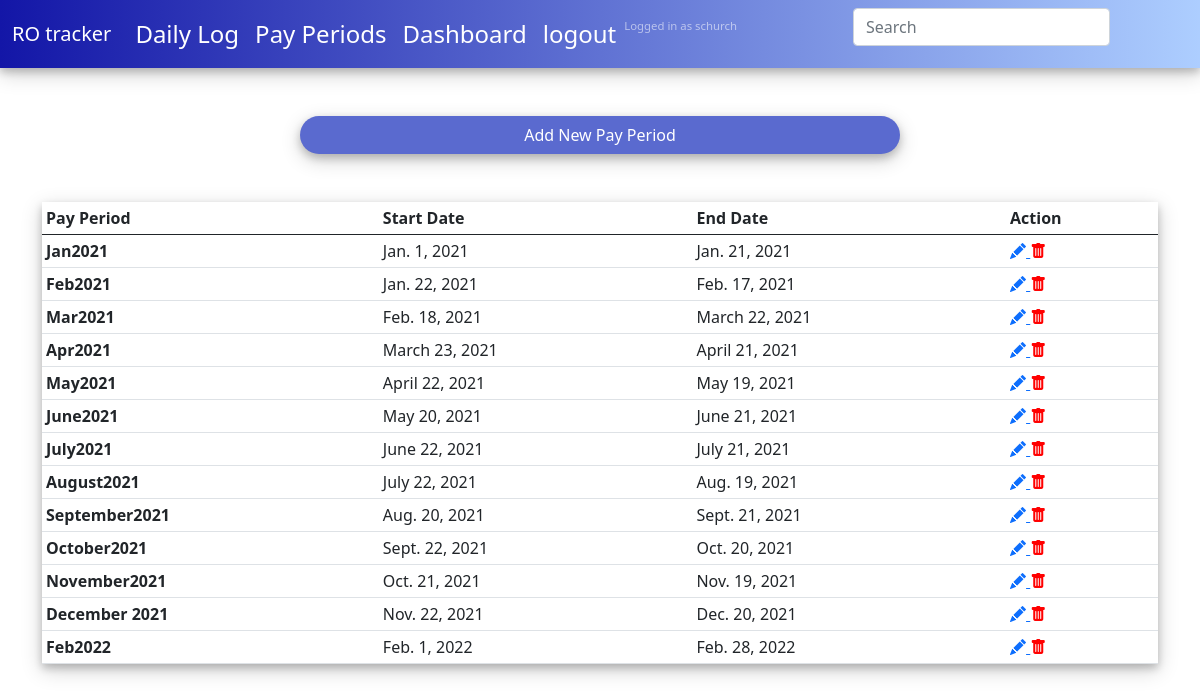
The app's page /payperiod/ (signed in) with its own data.
### RO_log/models.py (models this page shows, shortened)
class PayPeriod(models.Model):
    name = models.CharField(max_length=200,unique=True)
    user = models.ForeignKey(User,on_delete = models.CASCADE,null=True)
    start_date = models.DateField()
    end_date = models.DateField()

### RO_log/views.py (the view)
# urls.py: path('payperiod/',views.PayPeriodList.as_view(),name='payperiod-list'),
class PayPeriodList(LoginRequiredMixin,ListView):
    Model = PayPeriod
    queryset=PayPeriod.objects.all()
    context_object_name = 'payperiods'
    def get_context_data(self,**kwargs):
        context = super().get_context_data(**kwargs)
        context['payperiods']=context['payperiods'].filter(user=self.request.user)
        return context

### RO_log/templates/RO_log/payperiod_list.html
<!DOCTYPE html>
{% extends 'RO_log/Base.html'%}
{% block content %}
<div class="d-grid gap-2 col-6 mx-auto my-5">
  <a class="btn rounded-pill" href="{% url 'RO_log:payperiod-create' %}">Add New Pay Period</a>
</div>
<div class="container mx-auto my-5">
  <table class="table table-sm">
    <thead>
      <tr>
        <th scope="col">Pay Period</th>
        <th scope="col">Start Date</th>
        <th scope="col">End Date</th>
        <th scope="col">Action</th>
      </tr>
    </thead>
    <tbody>
      {% for payperiod in payperiods %}
      <tr>
        <th>{{payperiod.name}}</th>
        <td>{{payperiod.start_date}}</td>
        <td>{{payperiod.end_date}}</td>
        <td>
          <a href="{% url 'RO_log:payperiod-update' pk=payperiod.pk %}">
            <i class="bi-pencil-fill"></i>
          </a>
          <a href="{% url 'RO_log:payperiod-delete' pk=payperiod.pk %}">
            <i class="bi-trash-fill"style = color:red;></i>
          </a>
        </td>
      </tr>
      {% endfor %}
    </tbody>
  </table>
</div>
  {% endblock %}

### RO_log/templates/RO_log/Base.html (shortened to what this page needs)
<!DOCTYPE html>
{% load static %}
<html lang="en" dir="ltr">
  <head>
    <link href="https://cdn.jsdelivr.net/npm/bootstrap@5.0.0-beta1/dist/css/bootstrap.min.css" rel="stylesheet">
<link rel="stylesheet" href="https://cdn.jsdelivr.net/npm/bootstrap-icons@1.3.0/font/bootstrap-icons.css">
<link rel="stylesheet" href="{% static 'RO_log/main.css' %}">
  </head>
<body>
  {% block navblock %}
<div class="navigation">
    <nav class="navbar navbar-expand-lg navbar-dark fs-4">
      <div class="container-fluid">
        <a class="navbar-brand" href="#">RO tracker</a>
        <div class="collapse navbar-collapse" id="navbarNavAltMarkup">
          <div class="navbar-nav">
            <a class="nav-link active" href="{% url 'RO_log:archive_day' %}">Daily Log</a>
            <a class="nav-link active" href="{% url 'RO_log:payperiod-list' %}">Pay Periods</a>
            <a class="nav-link active" href="{% url 'RO_log:dashboard' %}">Dashboard</a>
            <a class="nav-link active" href="{% url 'RO_log:logout' %}">logout</a>
            <span class="navbar-text">
              <small>Logged in as {{request.user.username}}</small>
            </span>
            <form class="d-flex ms-3 h-50" action="{% url 'RO_log:report' %}" method="get">
              <input id='nav-search' class="form-control me-2" type="search" name="q"placeholder="Search" aria-label="Search">
            </form>
          </div>
        </div>
      </div>
    </nav>
</div>
{% endblock %}
{% block content %}
{% endblock %}
  </body>
</html>

### RO_log/static/RO_log/main.css (style rules this page uses)
.navigation { background-image: linear-gradient(to left, rgb(0 102 255 / 32%), rgb(19 22 167)); box-shadow:0 4px 8px 0 rgba(0, 0, 0, 0.2), 0 6px 20px 0 rgba(0, 0, 0, 0.19); }
#nav-search { margin-left: 100px; }
.btn { background-color: #5a6acf; color:white; box-shadow:0 4px 8px 0 rgba(0, 0, 0, 0.2), 0 6px 20px 0 rgba(0, 0, 0, 0.19); }
.table { box-shadow:0 4px 8px 0 rgba(0, 0, 0, 0.2), 0 6px 20px 0 rgba(0, 0, 0, 0.19); }
.navbar-text { font-size: small; color: red; }

### records on screen
PayPeriod: name "Jan2021", start_date "Jan. 1, 2021", end_date "Jan. 21, 2021"
PayPeriod: name "Feb2021", start_date "Jan. 22, 2021", end_date "Feb. 17, 2021"
PayPeriod: name "Mar2021", start_date "Feb. 18, 2021", end_date "March 22, 2021"
PayPeriod: name "Apr2021", start_date "March 23, 2021", end_date "April 21, 2021"
PayPeriod: name "May2021", start_date "April 22, 2021", end_date "May 19, 2021"
PayPeriod: name "June2021", start_date "May 20, 2021", end_date "June 21, 2021"
PayPeriod: name "July2021", start_date "June 22, 2021", end_date "July 21, 2021"
PayPeriod: name "August2021", start_date "July 22, 2021", end_date "Aug. 19, 2021"
PayPeriod: name "September2021", start_date "Aug. 20, 2021", end_date "Sept. 21, 2021"
PayPeriod: name "October2021", start_date "Sept. 22, 2021", end_date "Oct. 20, 2021"
PayPeriod: name "November2021", start_date "Oct. 21, 2021", end_date "Nov. 19, 2021"
PayPeriod: name "December 2021", start_date "Nov. 22, 2021", end_date "Dec. 20, 2021"
PayPeriod: name "Feb2022", start_date "Feb. 1, 2022", end_date "Feb. 28, 2022"

### other values on screen
{{ request.user.username }} "schurch"
